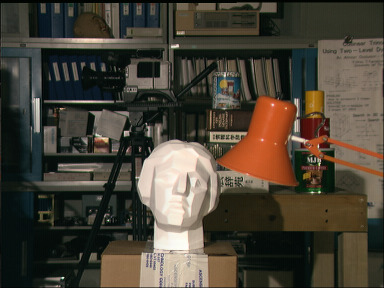
#> input picture pset4/code/inputs/left.jpg, 384 x 288 px
$ python prob2.py
#> lines starting #> are read from the running program, lines starting #| are printed output that depends on the picture
## Default modules imported. Import more if you need to.

import numpy as np


#########################################
### Hamming distance computation
### You can call the function hamdist with two
### uint32 bit arrays of the same size. It will
### return another array of the same size with
### the elmenet-wise hamming distance.
hd8bit = np.zeros((256,))
for i in range(256):
    v = i
    for k in range(8):
        hd8bit[i] = hd8bit[i] + v%2
        v=v//2


def hamdist(x,y):
    dist = np.zeros(x.shape)
    g = x^y
    for i in range(4):
        dist = dist + hd8bit[g%256]
        g = g // 256
    return dist
#########################################

def census(img):
    W = img.shape[1]
    H = img.shape[0]
    c = np.zeros([H, W], dtype=np.uint32)
    for y in range(W):
        for x in range(H):
            cen = 0
            count=0
            for sig_y in range(-2, 3):
                for sig_x in range(-2, 3):
                    if sig_x != 0 or sig_y != 0:
                        if x + sig_x >= H or y + sig_y >= W or x + sig_x < 0 or y + sig_y < 0:
                            bit = 1
                        else:
                            cen <<=1
                            if img[x+sig_x, y+sig_y] < img[x, y]:
                                bit =1
                            else:
                                bit=0
                            cen = cen + bit
            c[x, y]=cen
    return c
# Given left and right grayscale images and max disparity D_max, build a HxWx(D_max+1) array
# corresponding to the cost volume. For disparity d where x-d < 0, fill a cost
# value of 24 (the maximum possible hamming distance).
#
# You can call the hamdist function above, and copy your census function from the
# previous problem set.
def buildcv(left,right,dmax):
    cv = 24 * np.ones([left.shape[0],left.shape[1],dmax+1], dtype=np.float32)
    H, W = left.shape
    d = np.zeros(left.shape)
    census_left = census(left)
    census_right = census(right)
    cv[...,0]=hamdist(census_left,census_right)
    for i in range(1,dmax+1):
        cost=hamdist(census_left[:, i:], census_right[:, :-i])
        if cost.any()>0:
            cv[:,i:,i]=cost
    #cv=np.argmin(cv)
    #return d
    return cv


# Fill this out
# CV is the cost-volume to be filtered.
# X is the left color image that will serve as guidance.
# K is the support of the filter (2K+1)x(2K+1)
# sgm_s is std of spatial gaussian
# sgm_i is std of intensity gaussian
#bifilt(X,K,SGM_S,SGM_I)
'''
H=X.shape[0];W=X.shape[1]
yy=np.zeros([H,W,1])

for y in range(-K,K+1):
    for x in range(-K,K+1):
        if  y<0:
            y1a=0;y1b=-y;y2a=H+y;y2b=H
        else:
            y1a=y;y1b=0;y2a=H;y2b=H-y

        if x<0:
            x1a=0;x1b=-x;x2a=W+x;x2b=W
        else:
            x1a=x;x1b=0;x2a=W;x2b=W-x
        bxy=X[y1a:y2a,x1a:x2a,:] - X[y1b:y2b,x1b:x2b,:]
        bxy=np.sum(bxy*bxy,axis=2,keepdims=True)

        bxy = bxy/(sgm_i**2)+np.float32(y**2+x**2)/(sgm_s**2)
        bxy=np.exp(-bxy/2.0)

        B[y1b:y2b,x1b:x2b,:]=B[y1b:y2b,x1b:x2b,:]+bxy
        yy[y1b:y2b,x1b:x2b,:]= yy[y1b:y2b,x1b:x2b,:]+bxy*X[y1a:y2a,x1a:x2a,:]
return yy/B
'''
# Feel free to look at the solution key for bfilt function form problem set 1.
def bfilt(cv,X,K,sgm_s,sgm_i):
    H, W, dmaxplus = cv.shape
    yy=np.zeros([H,W,dmaxplus])
    B=np.zeros([H,W,1])

    for y in range(-K,K+1):
        for x in range(-K,K+1):
            if  y<0:
                y1a=0;y1b=-y;y2a=H+y;y2b=H
            else:
                y1a=y;y1b=0;y2a=H;y2b=H-y

            if x<0:
                x1a=0;x1b=-x;x2a=W+x;x2b=W
            else:
                x1a=x;x1b=0;x2a=W;x2b=W-x

            bxy=X[y1a:y2a,x1a:x2a,:] - X[y1b:y2b,x1b:x2b,:]
            bxy=np.sum(bxy*bxy,axis=2,keepdims=True)

            bxy = bxy/(sgm_i**2)+np.float32(y**2+x**2)/(sgm_s**2)
            bxy=np.exp(-bxy/2.0)

            B[y1b:y2b,x1b:x2b,:]=B[y1b:y2b,x1b:x2b,:]+bxy
            yy[y1b:y2b,x1b:x2b,:]= yy[y1b:y2b,x1b:x2b,:]+bxy*cv[y1a:y2a,x1a:x2a,:]
    return yy/B

########################## Support code below

from skimage.io import imread, imsave
from os.path import normpath as fn # Fixes window/linux path conventions
import matplotlib.cm as cm
import warnings
warnings.filterwarnings('ignore')


left = np.float32(imread(fn('inputs/left.jpg')))/255.
right = np.float32(imread(fn('inputs/right.jpg')))/255.
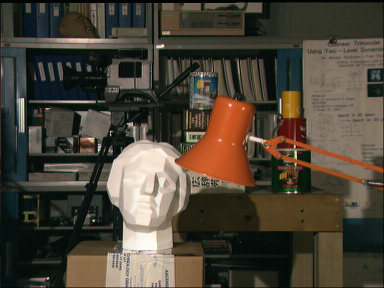
#> input picture pset4/code/inputs/right.jpg, 384 x 288 px

left_g = np.mean(left,axis=2)
right_g = np.mean(right,axis=2)

cv0 = buildcv(left_g,right_g,50)
#> after the loop in census, `for y in range(W):`:
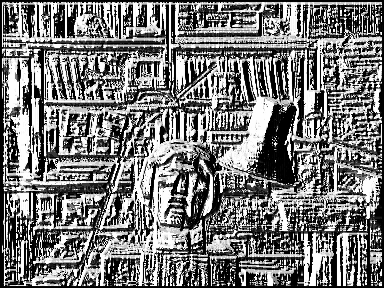
#> c: shape (288, 384) uint32; min 0, max 16777215, mean 7942530.7; drawn with min black and max white
#> after the loop in census (call 2), `for y in range(W):`:
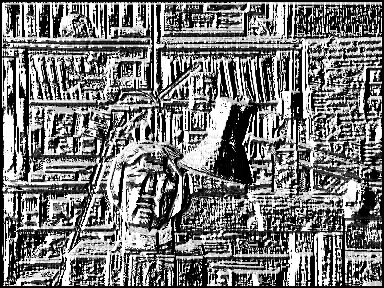
#> c: shape (288, 384) uint32; min 0, max 16777215, mean 7891907.7; drawn with min black and max white
#> after the loop in hamdist, `for i in range(4):`:
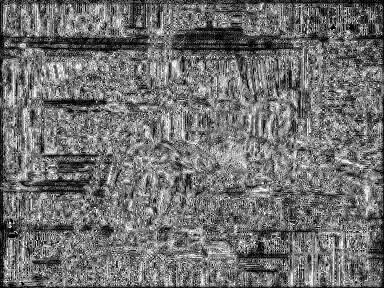
#> dist: shape (288, 384) float64; min 0, max 24, mean 10.5; drawn with min black and max white
#> after the loop in hamdist, `for i in range(4):`: g: shape (288, 384) uint32; every value is 0

cv1 = bfilt(cv0,left,5,2,0.5)
#> after the loop in bfilt, `for y in range(-K,K+1):`:
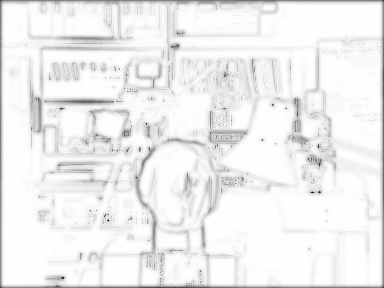
#> B: shape (288, 384, 1) float64; min 3.06, max 24.86, mean 23.5; drawn with min black and max white
#> after the loop in bfilt, `for y in range(-K,K+1):`:
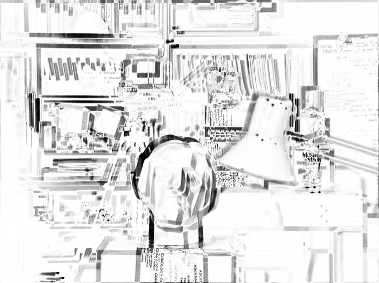
#> bxy: shape (283, 379, 1) float32; min 1.9e-05, max 0.00193, mean 0.00172; drawn with min black and max white

d0 = np.argmin(cv0,axis=2)
d1 = np.argmin(cv1,axis=2)

# Map to color and save
dimg = cm.jet(np.minimum(1,np.float32(d0.flatten())/50.))[:,0:3]
dimg = dimg.reshape([d0.shape[0],d0.shape[1],3])
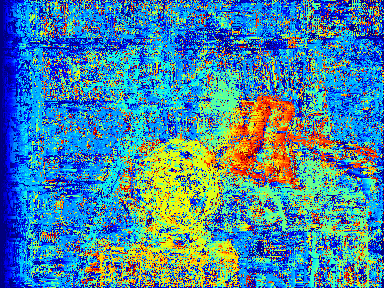
#> dimg: shape (288, 384, 3) float64; mean of channels 0, 1, 2 0.278, 0.53, 0.645; drawn as R, G, B
#> (the run stopped early here; a loop or call above may not have finished)
